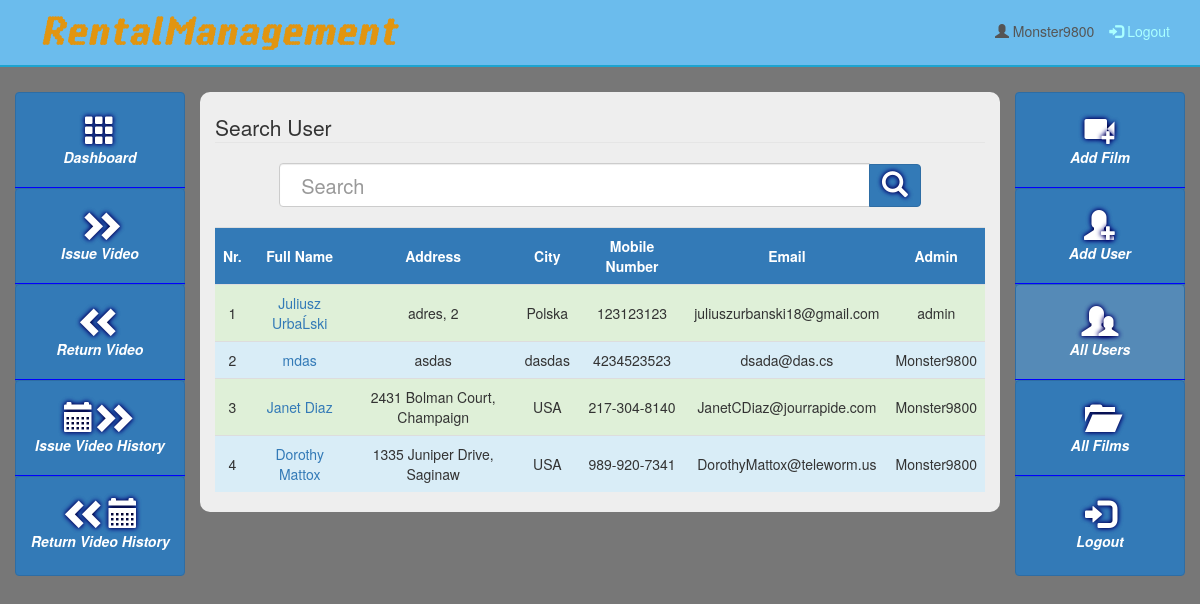
/allusers.php (signed in), run on the app's committed database.
### tables this page shows
CREATE TABLE IF NOT EXISTS `users` (
  `id` int(11) NOT NULL AUTO_INCREMENT,
  `fullname` mediumtext NOT NULL,
  `address` mediumtext NOT NULL,
  `country` mediumtext NOT NULL,
  `mobile` mediumtext NOT NULL,
  `email` mediumtext NOT NULL,
  `admin` mediumtext NOT NULL,
  `datetime` mediumtext NOT NULL,
  `sex` text NOT NULL,
  PRIMARY KEY (`id`)
);

### allusers.php (the view, shortened to what this page needs)
<?php require_once("Include/Functions.php"); ?>
<!doctype html>
<html>
    <head>
        <link rel="stylesheet" href="https://maxcdn.bootstrapcdn.com/bootstrap/3.3.7/css/bootstrap.min.css">
        <link rel="stylesheet" href="css/adminstyle.css">
    </head>
    <body>
        <nav class="navbar navbar-light" role="navigation" style="background-color: #6BBCED;">
            <div class="container">
                <div class="navbar-header">
                    <a class="navbar-brand" href="index.php">
                        <img class="img-responsive" style="margin-top: -5px;" src="Images/Logo.png" width="380">
                    </a>
                </div>
                <div style="margin-top: 5px;">
            <ul id="logout" class="nav navbar-nav navbar-right">
      <li style="color: #555; padding-top: 15px;"><span class="glyphicon glyphicon-user"></span> <?php echo $_SESSION["UsernameVideo"]; ?></li>
      <li><a href="logout.php" style="color: #aff; background-color:transparent;"><span class="glyphicon glyphicon-log-in"></span> Logout</a></li>
            </ul>
                </div>
            </div>
        </nav>
<div class="line" style="height: 10px; background: #6BBCED; border-bottom: 2px solid #1DA4CF;"></div>
        <div class="container-fluid">
            <div class="row">
                <div class="col-sm-2">
                    <ul id="Side_Menu" class="nav nav-pills nav-stacked" style="padding-top: 25px;">
                        <li><a href="dashboard.php" class="btn btn-primary" style="width: 100%; height: 100px;"><span style="font-size: 30px; margin-top: 10px;" class="glyphicon glyphicon-th shadow"></span><br /><span class="menu-text">Dashboard</span></a>
                        </li>
                        <li style="margin-top: -5px; border-top: 1px solid blue;"><a href="issuevideo.php" class="btn btn-primary" style="width: 100%; height: 100px;"><span style="font-size: 30px; margin-top: 10px;" class="glyphicon glyphicon-chevron-right shadow"></span><span style="margin-left: -13px; font-size: 30px;" class="glyphicon glyphicon-chevron-right shadow"></span><br /><span class="menu-text">Issue Video</span></a>
                        </li>
                        <li style="margin-top: -5px; border-top: 1px solid blue;"><a href="returnvideo.php" class="btn btn-primary" style="width: 100%; height: 100px;"><span style="font-size: 30px; margin-top: 10px;" class="glyphicon glyphicon-chevron-left shadow"></span><span style="margin-left: -13px; font-size: 30px;" class="glyphicon glyphicon-chevron-left shadow"></span><br /><span class="menu-text">Return Video</span></a>
                        </li>
                        <li style="margin-top: -5px; border-top: 1px solid blue;"><a href="issuevideoh.php" class="btn btn-primary" style="width: 100%; height: 100px;"><span style="font-size: 30px; margin-top: 10px;" class="glyphicon glyphicon-calendar shadow"></span><span style="margin-left: -5px; font-size: 30px;" class="glyphicon glyphicon-chevron-right shadow"></span><span style="margin-left: -13px; font-size: 30px;" class="glyphicon glyphicon-chevron-right shadow"></span><br /><span class="menu-text">Issue Video History</span></a>
                        </li>
                        <li style="margin-top: -5px; border-top: 1px solid blue;"><a href="returnvideoh.php" class="btn btn-primary" style="width: 100%; height: 100px;"><span style="font-size: 30px; margin-top: 10px;" class="glyphicon glyphicon-chevron-left shadow"></span><span style="margin-left: -13px; font-size: 30px;" class="glyphicon glyphicon-chevron-left shadow"></span><span style="font-size: 30px;" class="glyphicon glyphicon-calendar shadow"></span><br /><span class="menu-text">Return Video History</span></a>
                        </li>
                    </ul>
                </div>
                <div class="col-sm-8" style="background-color: #eee; margin-top: 25px;">
                    <br />
                    <form action="allusers.php" class="form-horizontal" enctype="multipart/form-data">
                            <legend>Search User</legend>
                            <fieldset>
                                <div class="col-sm-10 col-sm-offset-1 input-group">
                            <div class="input-group">
                              <input type="text" class="form-control" style="padding: 21px; font-size: 20px;" placeholder="Search" name="Search">
                              <span class="input-group-btn">
                                <button class="btn btn-primary" name="SearchButton"><span style="font-size: 26px;" class="glyphicon glyphicon-search shadow"></span></button>
                              </span>
                            </div>
                                </div>
                            </fieldset>
                    </form>
                    <br />
                    <div class="table-responsive">
                        <table class="table table-striped table-hover">
                    <tr style="background-color: #337ab7;">
                        <th style="vertical-align: middle;">Nr.</th>
                        <th style="vertical-align: middle;">Full Name</th>
                        <th style="vertical-align: middle;">Address</th>
                        <th style="vertical-align: middle;">City</th>
                        <th style="vertical-align: middle;">Mobile Number</th>
                        <th style="vertical-align: middle;">Email</th>
                        <th style="vertical-align: middle;">Admin</th>
                    </tr>
                    <?php
                        $SrNo=0;
                        if(isset($_GET["SearchButton"]))
                        {
                            $Search=$_GET["Search"];
                            $Query="SELECT * FROM users
                            WHERE fullname LIKE '%$Search%' OR address LIKE '%$Search%' OR country LIKE '%$Search%'
                            OR mobile LIKE '%$Search%' OR email LIKE '%$Search%' OR admin LIKE '%$Search%'
                            OR datetime LIKE '%$Search%'";
                        } else {
                            $Query="SELECT * FROM users ORDER BY id desc";
                        }
                        $Execute = mysqli_query($Connection, $Query);
                        while($DataRows=mysqli_fetch_array($Execute))
                        {
                            $UserId=$DataRows['id'];
                            $FullName=$DataRows['fullname'];
                            $Address=$DataRows['address'];
                            $Country=$DataRows['country'];
                            $Mobile=$DataRows['mobile'];
                            $Email=$DataRows['email'];
                            $Admin=$DataRows['admin'];
                            $SrNo++;
                    ?>
                    <tr class="<?php if($SrNo%2==0) {echo info;} else {echo success;} ?>">
                        <td style="vertical-align: middle;"><?php echo htmlentities($SrNo); ?></td>
                        <td style="vertical-align: middle;">
                            <a href="user.php?id=<?php echo $UserId; ?>"><?php echo htmlentities($FullName); ?></a>
                        </td>
                        <td style="vertical-align: middle;"><?php echo htmlentities($Address); ?></td>
                        <td style="vertical-align: middle;"><?php echo htmlentities($Country); ?></td>
                        <td style="vertical-align: middle;"><?php echo htmlentities($Mobile); ?></td>
                        <td style="vertical-align: middle;"><?php echo htmlentities($Email); ?></td>
                        <td style="vertical-align: middle;"><?php echo htmlentities($Admin); ?></td>
                    </tr>
                    <?php } ?>
                        </table>
                    </div>
                </div>
                <div class="col-sm-2">
                    <ul id="Side_Menu" class="nav nav-pills nav-stacked" style="padding-top: 25px;">
                        <li><a href="addfilm.php" class="btn btn-primary" style="width: 100%; height: 100px;"><span style="font-size: 30px; margin-top: 10px;" class="glyphicon glyphicon-facetime-video shadow"></span><span style="margin-left: -13px;" class="glyphicon glyphicon-plus shadow"></span><br />
                            <span class="menu-text">Add Film</span></a>
                        </li>
                        <li style="margin-top: -5px; border-top: 1px solid blue;"><a href="adduser.php" class="btn btn-primary" style="width: 100%; height: 100px;"><span style="font-size: 30px; margin-top: 10px;" class="glyphicon glyphicon-user shadow"></span><span style="margin-left: -13px; font-size: 15px;" class="glyphicon glyphicon-plus shadow"></span><br /><span class="menu-text">Add User</span></a>
                        </li>
                        <li style="margin-top: -5px; border-top: 1px solid blue;"><a href="allusers.php" class="btn btn-primary" style="width: 100%; height: 100px; background-color: #558ab7;"><span style="font-size: 30px; margin-top: 10px;" class="glyphicon glyphicon-user shadow"></span><span style="margin-left: -13px; font-size: 20px;" class="glyphicon glyphicon-user shadow"></span><br />
                            <span class="menu-text">All Users</span></a>
                        </li>
                        <li style="margin-top: -5px; border-top: 1px solid blue;"><a href="allfilms.php" class="btn btn-primary" style="width: 100%; height: 100px;"><span style="font-size: 30px; margin-top: 10px;" class="glyphicon glyphicon-folder-open shadow"></span><br />
                            <span class="menu-text">All Films</span></a>
                        </li>
                        <li style="margin-top: -5px; border-top: 1px solid blue;"><a href="logout.php" class="btn btn-primary" style="width: 100%; height: 100px;"><span style="font-size: 30px; margin-top: 10px;" class="glyphicon glyphicon-log-in shadow"></span><br />
                            <span class="menu-text">Logout</span></a>
                        </li>
                    </ul>
                </div>
            </div>
        </div>
    </body>
</html>

### css/adminstyle.css (style rules this page uses)
.col-sm-8 { min-height: 270px; border-radius: 10px; }
.line { margin-top: -20px; }
.navbar { border-radius: 0px; }
.menu-text { font-size: 100%; font-weight: bolder; font-style: italic; }
.shadow { text-shadow: 0 0 5px #000, 0 0 5px #0000ff; }

### allusers.php (style rules this page uses)
body { background-color: #777; }
th { height: 40px; color: white; }
td, th { text-align:center; }

### data on the page
users: fullname "Juliusz UrbaĹski", address "adres, 2", country "Polska", mobile "123123123", email "juliuszurbanski18@gmail.com", admin "admin"
users: fullname "mdas", address "asdas", country "dasdas", mobile "4234523523", email "dsada@das.cs", admin "Monster9800"
users: fullname "Janet Diaz", address "2431 Bolman Court, Champaign", country "USA", mobile "217-304-8140", email "JanetCDiaz@jourrapide.com", admin "Monster9800"
users: fullname "Dorothy Mattox", address "1335 Juniper Drive, Saginaw", country "USA", mobile "989-920-7341", email "DorothyMattox@teleworm.us", admin "Monster9800"

### other printed values
$_SESSION["UsernameVideo"] "Monster9800"
